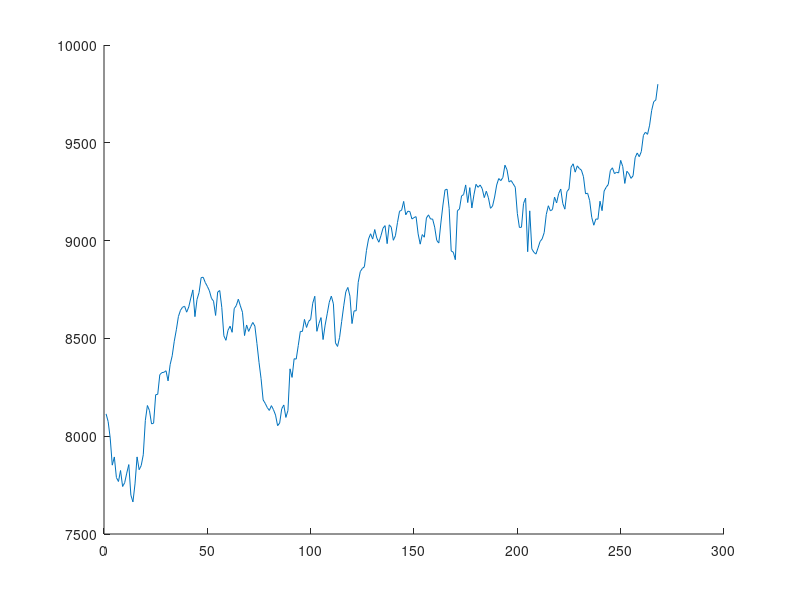

This chart was generated by the following MATLAB code:
figure(1);
hold on
%t=fetch(yahoo,'^TWII','Close','1/2/2003','2/27/2006','d');
%t2017=fetch(yahoo,'^TWII','Close','1/1/2017','2/15/2017','d');
A=csvread('Training.csv')
load TAIEX
testPoint=length(t2017);
point=length(t);
allpoint=point+testPoint;
x=linspace(1,allpoint,allpoint);
y=[flipud(t(:,2));flipud(t2017(:,2))];
yMean=mean(y);
yStd=std(y);
plot(x,y);